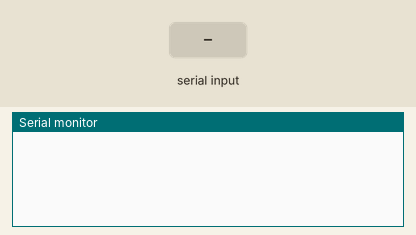
A sketch run on a simulated Arduino Uno, built with avr-gcc and run on an emulated ATmega328P. Parts: the last lines printed to the serial monitor. The inputs (shaded band) are chosen by the test bench.

Above: at 1.2 s.
1.3 s: "90 45\n" received over the second serial link
At 2.4 s:
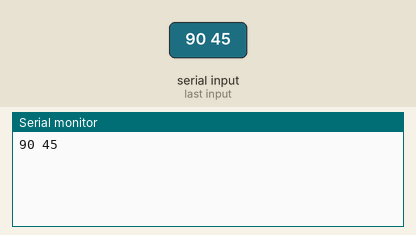
2.8 s: "5\n" received over the second serial link
At 3.5 s:
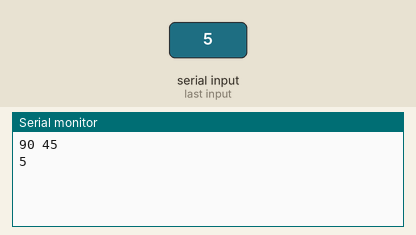
4.3 s: "1 90 45\n" received over the second serial link
At 5.8 s:
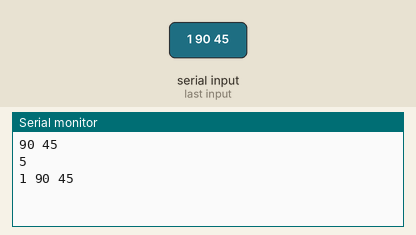

Measured:
- after the input at 1.3 s, the serial monitor: prints a new line at once (image 1)
- after the input at 2.8 s, the serial monitor: prints a new line at once (image 2)
- after the input at 4.3 s, the serial monitor: prints a new line at once (image 3)

The sketch:

bat_tat_led_arduino.ino
```cpp
#include <SoftwareSerial.h>

SoftwareSerial ss (10, 11);

void setup() {
  Serial.begin(9600);
  ss.begin(9600);
}

uint8_t getPin(String pinName) {
  return pinName.substring(1).toInt();
}

void loop() {
  String data = "";
  while (ss.available()) {
    data += ((char)ss.read());
    if (data.endsWith("\r\n")) break;
  }
  if (data != "") {
    Serial.println(data);
    String pinName = data.substring(0, data.indexOf(' '));
    int val = data.substring(data.indexOf(' ')+1, data.indexOf("\r\n")).toInt();

    pinMode(getPin(pinName), OUTPUT); // set pin ở OUTPUT trước khi viết
    if (val > 1) analogWrite(getPin(pinName), val);
    else digitalWrite(getPin(pinName), val);

    ss.flush();
  }
  delay(10);
}
```
